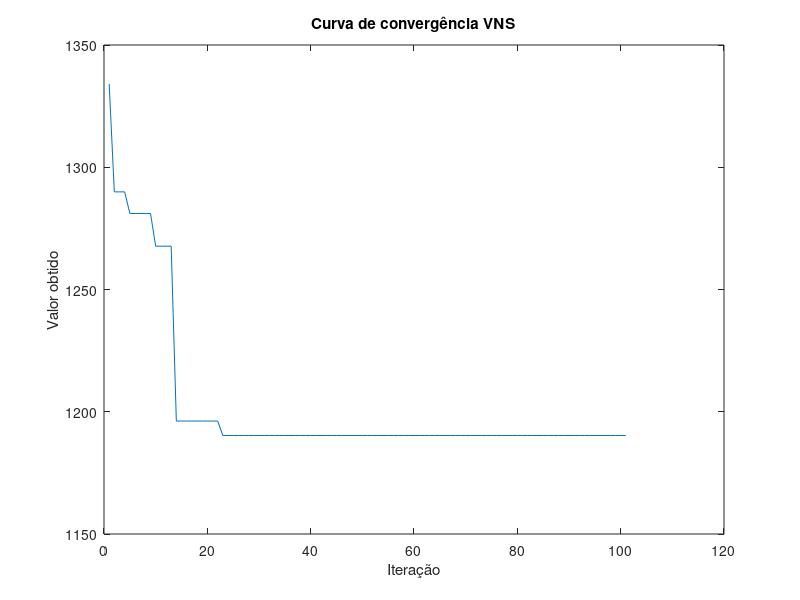

This chart was generated by the following MATLAB code:
clear all
clc



%-----parametros e variaveis-----%
max_iter = 100; % numero maximo de iteracoes
Y = zeros(101);% variavel para o grafico e resultado
X = 1:1:max_iter+1;

J = 16; % total de regioes da cidade a serem visitados
K = 2; % numero de drones
m = 8; % numero de locais potenciais para a instalacao das bases
dj = 400; % distancias para sobrevoo das regioes (metros)
Dk = [1860, 2580];  % capacidade de voo associadas a cada drone (em segundos)
tempo_recarga = [2760, 4200]; % tempo de recarga dos drones (em segundos)
velocidade = [4.72, 8.95]; % velocidade dos drones (em m/s)
dij = [10, 150, 309, 172, 285, 305, 435, 433; % distancias entre bases e regioes (metros)
       95, 10, 175, 172, 195, 320, 407, 350;
       230, 10, 24, 233, 168, 385, 407, 305;
       382, 170, 24, 357, 198, 492, 443, 305;
       10, 173, 309, 27, 230, 155, 300, 347;
       93, 83, 175, 27, 95, 282, 259, 235;
       230, 83, 24, 160, 20, 320, 259, 157;
       382, 190, 24, 312, 100, 417, 313, 157;
       165, 280, 350, 27, 230, 10, 197, 311;
       190, 230, 242, 27, 95, 95, 125, 173;
       285, 230, 170, 160, 10, 230, 125, 10;
       421, 290, 170, 312, 100, 385, 215, 10;
       303, 400, 435, 153, 275, 10, 150, 311;
       320, 368, 352, 153, 180, 95, 10, 175;
       382, 368, 305, 220, 153, 230, 10, 10;
       491, 407, 305, 350, 185, 385, 175, 10];
dij = dij';
djj = [ 0, 24, 148, 272, 24, 65, 190, 345, 148, 205, 272, 385, 272, 340, 385, 480; % distancia entre locais (metros)
        24, 0, 24, 148, 65, 24, 65, 210, 242, 148, 205, 272, 340, 272, 340, 385;
        148, 24, 0, 24, 190, 65, 24, 65, 272, 205, 148, 205, 385, 340, 272, 340;
        272, 148, 24, 0, 345, 190, 65, 24, 385, 272, 205, 148, 480, 385, 340, 272;
        24, 65, 190, 345, 0, 24, 148, 272, 24, 65, 190, 345, 148, 205, 272, 385;
        65, 24, 65, 210, 24, 0, 24, 148, 65, 24, 65, 190, 205, 148, 205, 272;
        190, 65, 24, 65, 148, 24, 0, 24, 190, 65, 24, 65, 272, 205, 148, 205;
        345, 210, 65, 24, 272, 148, 24, 0, 345, 190, 65, 24, 385, 272, 205, 148;
        148, 242, 272, 385, 24, 65, 190, 345, 0, 24, 148, 272, 24, 65, 190, 345;
        205, 148, 205, 272, 65, 24, 65, 190, 24, 0, 24, 148, 65, 24, 65, 190;
        272, 205, 148, 205, 190, 65, 24, 65, 148, 24, 0, 24, 190, 65, 24, 65;
        385, 272, 205, 148, 345, 190, 65, 24, 272, 148, 24, 0, 345, 190, 65, 24;
        272, 340, 385, 480, 148, 205, 272, 385, 24, 65, 190, 345, 0, 24, 148, 272;
        340, 272, 340, 385, 205, 148, 205, 272, 65, 24, 65, 190, 24, 0, 24, 148;
        385, 340, 272, 340, 272, 205, 148, 205, 65, 24, 65, 190, 65, 24, 0, 24;
        480, 385, 340, 272, 385, 272, 205, 148, 345, 190, 65, 24, 272, 148, 24, 0];
djj = djj;
%--------------------------------%


%-----inicializacao aleatoria-----%
function Xijk = inicializarAleatorio(m, J, K)
  Xijk = zeros(m, J, K);
  regioes = randperm(J); % gera um vetor de J numeros inteiros aleatorios únicos de 1 a J
  k = 1;
  for M = 1:J
    base(M) = randi(m); % selecionar aleatoriamente uma base para cada drone k
  endfor
  for j = 1:J
    Xijk(base(j), regioes(j), k) = 1;
    k = mod(k, K) + 1; % alterna entre os drones
  endfor
end
%---------------------------------%


%-----funcao objetivo-----%
function [f, f_individual] = calcularObjetivo(Xijk, dj, K, dij, djj, Dk_bateria, Dk, tempo_recarga, velocidade)
  f_individual = zeros(1,K);
  f = 0;
  for k = 1:K
    [base, regiao] = find(Xijk(:,:,k) ~= 0); % encontra a base e a regiao associadas ao drone k
    retorno = false;
    for j = 1:length(regiao)
      if j == 1
        f_individual(k) = f_individual(k) + ((dij(base(1),regiao(j)) + dj) / velocidade(k)); % calculo do tempo gasto para o drone k ir da base i ate o regiao j
        Dk_bateria(k) = Dk_bateria(k) - (((dij(base(1),regiao(j)) + dj) / velocidade(k)) / Dk(k)); % desconta o tempo gasto da bateria restante do drone
      elseif Dk_bateria(k) - (((djj(regiao(j - 1),regiao(j)) + dij(base(j),regiao(j)) + dj) / velocidade(k)) / Dk(k)) >= 0 % garante restricao 3, se resta tempo de bateria no drone para ir ate a proxima regiao, sobrevoa-la e voltar para a base (necessario somar a distancia ate a base para caso acabe a bateria do drone este nao fique ilhado)
        if retorno == true % se teve que voltar para a base
          f_individual(k) = f_individual(k) + ((dij(base(j - 1),regiao(j)) + dj) / velocidade(k));
          Dk_bateria(k) = Dk_bateria(k) - (((dij(base(j - 1),regiao(j)) + dj) / velocidade(k)) / Dk(k));
          retorno = false
        else
        f_individual(k) = f_individual(k) + ((djj(regiao(j - 1),regiao(j)) + dj) / velocidade(k)); % calculo do tempo gasto para o drone k ir da regiao j ate a proxima regiao j'
        Dk_bateria(k) = Dk_bateria(k) - (((djj(regiao(j - 1),regiao(j)) + dj) / velocidade(k)) / Dk(k)); % desconta o tempo gasto da bateria restante do drone
        endif
      elseif j == length(regiao) && Dk_bateria(k) - (((djj(regiao(j - 1),regiao(j)) + dij(base(1),regiao(j)) + dj) / velocidade(k)) / Dk(k)) >= 0 % se visitou todas as regioes j
        f_individual(k) = f_individual(k) + ((dij(base(j),regiao(j)) + dj + djj(regiao(j - 1),regiao(j))) / velocidade(k));
      else
        f_individual(k) = f_individual(k) + (dij(base(j),regiao(j)) / velocidade(k)) + (tempo_recarga(k) * (1 - Dk_bateria(k))); % calculo do tempo gasto para o drone voltar da regiao atual j ate a base i somado com o tempo de recarga do drone
        Dk_bateria(k) = Dk(k) / Dk(k); % recarrega o drone
        retorno = true
      endif
    endfor
  endfor
  f = sum(f_individual(:));
end
%-------------------------%


%-----verificar restricoes-----%
function violacao = verificarRestricoes(X_ijk, J)
  violacao = false;
 v= X_ijk;
  for j = 1:J
    total_visitas = sum(sum(X_ijk(:,j,:))); % cada regiao j deve ser visitada por exatamente um drone uma unica vez
    if total_visitas ~= 1
      violacao = true;
      fprintf('Violação na região %d: total de visitas é %d\n', j, total_visitas);
      return;
    endif
  endfor
  if sum(X_ijk(:)) ~= J % todas as regioes devem ser visitados
    violacao = true;
    return;
  endif
end
%------------------------------%


%-----busca local (troca de 2 regioes entre dois drones)-----%
function [Xijk] = buscaLocal(Xijk, K)
  % seleciona dois drones aleatórios
  drone1 = randi(K);
  drone2 = randi(K);
  while drone2 == drone1
    drone2 = randi(K); % garante que os drones selecionados sejam diferentes
  endwhile
  % obtem as regioes visitados pelos drones

  [linhas_d1, colunas_d1] = find(Xijk(:,:,drone1) ~= 0);
  [linhas_d2, colunas_d2] = find(Xijk(:,:,drone2) ~= 0);
  if length(colunas_d1) >= 2 && length(colunas_d2) >= 2 % seleciona aleatoriamente duas regioes para trocar entre os drones
    indices_d1 = randperm(length(colunas_d1), 2);
    indices_d2 = randperm(length(colunas_d2), 2);

    % localizacoes das regioes selecionados
    regioes_d1_troca = colunas_d1(indices_d1);
    regioes_d2_troca = colunas_d2(indices_d2);

    % troca as regioes entre os drones
    Xijk(linhas_d1(indices_d1(1)), regioes_d1_troca(1), drone1) = 0;
    Xijk(linhas_d1(indices_d1(2)), regioes_d1_troca(2), drone1) = 0;
    Xijk(linhas_d2(indices_d2(1)), regioes_d2_troca(1), drone2) = 0;
    Xijk(linhas_d2(indices_d2(2)), regioes_d2_troca(2), drone2) = 0;

    Xijk(linhas_d1(indices_d1(1)), regioes_d1_troca(1), drone2) = 1;
    Xijk(linhas_d1(indices_d1(2)), regioes_d1_troca(2), drone2) = 1;
    Xijk(linhas_d2(indices_d2(1)), regioes_d2_troca(1), drone1) = 1;
    Xijk(linhas_d2(indices_d2(2)), regioes_d2_troca(2), drone1) = 1;

endif
end
%-------------------------------------------------------%


%-----mudancaa de vizinhanca (troca as atribuicoes entre os drones)-----%
function Xijk = mudarVizinhanca(Xijk, K)
  % seleciona dois drones aleatorios
  drone1 = randi(K);
  drone2 = randi(K);
  while drone2 == drone1
    drone2 = randi(K); % garante que os drones selecionados sejam diferentes
  endwhile

  % troca todas as bases entre os drones mantendo as regioes inalteradas
  for i = 1:size(Xijk, 1)
    % salva as visitas das bases atuais
    visitas_base_d1 = Xijk(i, :, drone1);
    visitas_base_d2 = Xijk(i, :, drone2);

    % troca as visitas das bases entre os drones
    Xijk(i, :, drone1) = visitas_base_d2;
    Xijk(i, :, drone2) = visitas_base_d1;
  end
end
%---------------------------------------------------------------%


%-----algoritmo VNS-----%
function [X_best, f_best, f_individual_best, Y] = VNS(dj, Dk, m, J, K, max_iter, dij, djj, tempo_recarga, velocidade)

  % inicializacao aleatoria
  Dk_bateria = Dk ./ Dk; % inicia a bateria (iniciada como 1 para representar 100%)
  Xijk = inicializarAleatorio(m, J, K);
  while verificarRestricoes(Xijk, J)
    Xijk = inicializarAleatorio(m, J, K);
  endwhile
  [f_best, f_individual_best] = calcularObjetivo(Xijk, dj, K, dij, djj, Dk_bateria, Dk, tempo_recarga, velocidade) % calcula o valor de tempo da primeira solucao gerada para todos os drones e cada drone indiviudual
  inicial=1
  X_best = Xijk % atribui um valor inicial a X_best
  f_curr = Inf;
  Y(1) = f_best;
  % VNS loop
  for iter = 2:max_iter+1
    Dk_bateria = Dk ./ Dk; % reseta a bateria dos drones

    % inicializacao da solucao
    X_ijk = X_best;

    % inicializa uma celula para armazenar as solucoes da busca local
    X_ijk_temp = cell(1, 3);
    % executa a busca local 3 vezes e seleciona a melhor solucao perturbada
    for o = 1:3
      X_ijk_temp{o} = buscaLocal(X_ijk, K);

      % verifica se a nova solucao e igual a alguma das solucoes anteriores
      if o ~= 1
        for i = 1:o-1
          while isequal(X_ijk_temp{o}, X_ijk_temp{i})
            X_ijk_temp{o} = buscaLocal(X_ijk, K); % Gera nova solução se for igual a alguma anterior
          endwhile
        endfor
      endif

      % calcula o objetivo para a nova solucao
      [f_temp(o), f_individual_temp(o,:)] = calcularObjetivo(X_ijk_temp{o}, dj, K, dij, djj, Dk_bateria, Dk, tempo_recarga, velocidade);

      % atualiza a melhor solucao se a nova for melhor
      if o == 1 || f_temp(o) < f_curr
        f_curr = f_temp(o);
        f_individual_curr = f_individual_temp(o,:);
        X_ijk = X_ijk_temp{o};
      endif
    endfor

    % compara solucao perturbada com a melhor solucao
    if f_curr < f_best && ~verificarRestricoes(X_ijk, J)
      iter
      X_best = X_ijk
      f_best = f_curr
      f_individual_best = f_individual_curr
    endif

    % mudança de vizinhancaa
    X_ijk = mudarVizinhanca(X_ijk, K);

    % avaliacao da solucao apos mudanca de vizinhanca
    [f_curr, f_individual_curr] = calcularObjetivo(X_ijk, dj, K, dij, djj, Dk_bateria, Dk, tempo_recarga, velocidade);
    if f_curr < f_best && ~verificarRestricoes(X_ijk, J)
      iter
      X_best = X_ijk
      f_best = f_curr
      f_individual_best = f_individual_curr
    endif
    Y(iter) = f_best;

  endfor
end
%-----------------------%


% chamar o algoritmo VNS
tic;
[X_best, f_best, f_individual_best, Y] = VNS(dj, Dk, m, J, K, max_iter, dij, djj, tempo_recarga, velocidade);
tempo_CPU = toc;

% exibir resultado
disp('Melhor solução encontrada:');
disp(X_best);
disp(['Tempo total: ', num2str(f_best)]);
disp(['Tempo de cada drone: ', num2str(f_individual_best)]);

plot(X,Y);
title('Curva de convergência VNS');
xlabel('Iteração');
ylabel('Valor obtido');
